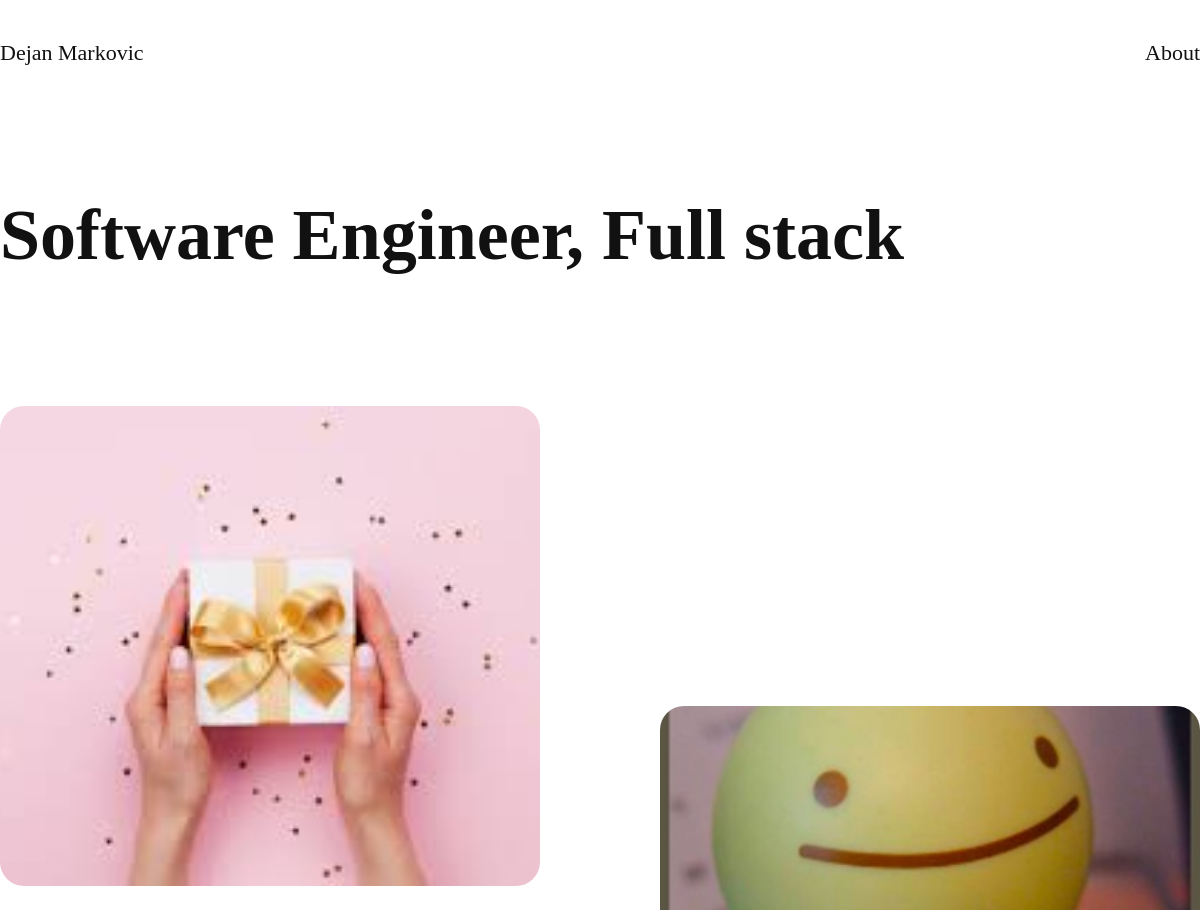
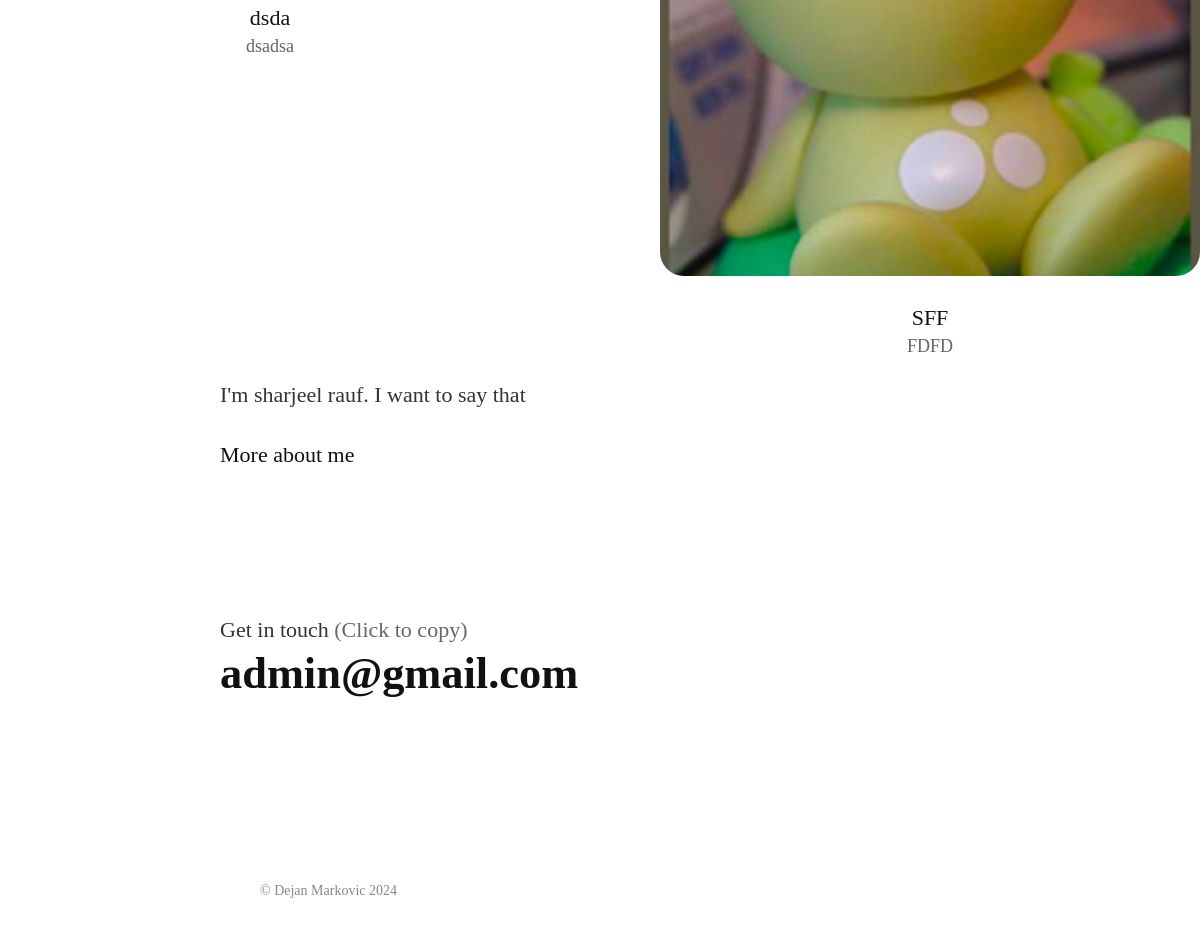
The page / on the database its author committed (2 pictures, top to bottom).
### portfolio_app/models.py (models this page shows, shortened)
class Summary(models.Model):
    summary = models.CharField(max_length=255, default="")

class ProjectModel(models.Model):
    image = models.ImageField(upload_to='portfolio_app/media/')
    title = models.CharField(max_length=255)
    short_name = models.CharField(max_length=50)
    slug = models.SlugField(max_length=255, unique=True, blank=True)
    created_at = models.DateTimeField(auto_now_add=True)

class UserProfile(models.Model):
    description = models.TextField()
    email = models.EmailField()
    linkedin_url = models.URLField(max_length=200, blank=True, null=True)  # LinkedIn URL field

### portfolio_app/views.py (the view)
# urls.py: path('', views.portfolio_page_view, name='portfolio_page'),
def portfolio_page_view(request):
    context = {}
    context['page_title'] = 'Portfolio Page'
    projects = ProjectModel.objects.all().order_by('-created_at')
    user_profile = UserProfile.objects.first()
    summary = Summary.objects.first()
    context['summary'] = summary
    context['summary'] = summary
    context['user_profile'] = user_profile
    context['projects'] = projects
    return render(request, 'portfolio_app/portfolio_page.html', context)

### portfolio_app/templates/portfolio_app/portfolio_page.html (shortened to what this page needs)
{% extends 'base.html' %}
{% load static %}
{% block content %}
<div class="toast-container position-fixed top-0 end-0 p-3">
</div>
{% if summary %}
		<div class="hero">
			<h1 class="slide delay01">{{ summary.summary }}</h1>
		</div>
{% else %}
{% if user.is_authenticated %}
	<div class="hero">
		<h1 class="slide delay01">No summary data available. Please <a class="slide delay01" href="{% url 'add_summary' %}">add</a> your summary</h1>
	</div>
{% endif %}
{% endif %}
<div class="grid slide delay02">
	{% if projects %}
	{% for project in projects %}
	<div class="work-item">
	<a href="{% url 'project_detail' project.id %}">
		<div class="work-item-image">
			<img src="{{ project.image.url }}" alt="{{ project.title }}">
		</div>
	</a>
		<div class="work-item-info" style = "margin-bottom: 100px;">
			<div class="work-item-company">{{ project.title }}</div>
			<div class="work-item-description">{{ project.short_name }}</div>
		</div>
	</div>
	{% endfor %}
	{% else %}
<div class="about-me slide delay03">
	<div class="description">
		<p>No projects yet. Please <a href="{% url 'create_project' %}" style = "padding-top: 0px; display: inline-block;">create</a> a project.</p>
	</div>
</div>
{% endif %}
</div>
{% if user_profile %}
    <div class="about-me slide delay03">
        <div class="description">
            <p>{{ user_profile.description }}</p>
			<a href="{% url 'about_page' %}">More about me</a>
        </div>
        <div class="contact">
            <p>Get in touch <span>(Click to copy)</span></p>
            <div class="email" id="copyemail" data-clipboard-text="{{ user_profile.email }}">{{ user_profile.email }}</div>
        </div>
    </div>
{% else %}
    <div class="about-me slide delay03">
        <div class="description">
			{% if user.is_authenticated %}  <p>No user profile data available. Please <a style = "padding-top: 0px; display: inline-block;" href="{% url 'add_user_profile' %}">add</a> your profile </p>{% endif %}
        </div>
    </div>
{% endif %}
{% endblock %}

### static/www.dejan.works/css/style.css (style rules this page uses)
html, body, div, span, applet, object, iframe, h1, h2, h3, h4, h5, h6, p, blockquote, pre, a, abbr, acronym, address, big, cite, code, del, dfn, em, img, ins, kbd, q, s, samp, small, strike, strong, sub, sup, tt, var, b, u, i, center, dl, dt, dd, ol, ul, li, fieldset, form, label, legend, table, caption, tbody, tfoot, thead, tr, th, td, article, aside, canvas, details, embed, figure, figcaption, footer, header, hgroup, menu, nav, output, ruby, section, summary, time, mark, audio, video { margin: 0; padding: 0; border: 0; font-size: 100%; font: inherit; vertical-align: baseline; font-size: 16px; font-family: 'Geist'; }
a { cursor: pointer; text-decoration: none; }
img { pointer-events: none !important; display: block; max-width: 100%; height: auto; }
.slide { -webkit-animation:slide .6s cubic-bezier(0.2, 0.6, 0.2, 1); -moz-animation:slide .6s cubic-bezier(0.2, 0.6, 0.2, 1); animation:slide .6s cubic-bezier(0.2, 0.6, 0.2, 1); -webkit-animation-fill-mode:backwards; -moz-animation-fill-mode:backwards; animation-fill-mode:backwards; }
.delay01 { -webkit-animation-delay: .4s; animation-delay: .4s; }
.delay02 { -webkit-animation-delay: .8s; animation-delay: .8s; }
.delay03 { -webkit-animation-delay: .9s; animation-delay: .9s; }
.hero { max-width: 1200px; margin: 0 auto; padding: 24vh 0 16vh 0; }
h1 { font-size: 4.6vw; font-size: 4.5rem; line-height: 120%; font-family: 'Geist'; font-weight: 600; color: #111111; }
.grid { display: flex; flex-wrap: wrap; justify-content: space-between; max-width: 1200px; margin: 0 auto; }
.work-item { width: calc(50% - 60px); margin-bottom: 100px; text-align: center; box-sizing: border-box; display: inline-block; }
.work-item:nth-child(2n-2) { position: relative; top: 200px; top: 300px; }
.work-item-image { border-radius: 24px; overflow: hidden; width: 100%; height: 480px; transition: all .8s cubic-bezier(0.2, 0.6, 0.2, 1); }
.work-item img { display: block; width: 100%; height: 100%; object-fit: cover; transition: all .8s cubic-bezier(0.2, 0.6, 0.2, 1); }
.work-item-info { text-align: center; margin-top: 24px; }
.work-item-company { color: #111111; font-family: 'Geist'; font-weight: 500; font-size: 1.375rem; line-height: 160%; display: block; text-decoration: none; }
.work-item-description { color: #666666; font-family: 'Geist'; font-weight: 300; font-size: 1.125rem; display: block; text-decoration: none; }
.about-me { margin: 0px auto; max-width: 45vw; max-width: 760px; padding: 20vw 0 12vw 0; padding: 10vw 0 12vw 0; }
p { line-height: 160%; font-family: 'Geist'; color: #111111; color: #333333; font-weight: 300; font-size: 1.375rem; }
.description a { color: #111111; font-family: 'Geist'; font-weight: 500; font-size: 1.375rem; padding-top: 30px; display: block; }
.contact { margin-top: 12vw;; }
p span { line-height: 160%; font-family: 'Geist'; color: #666666; font-weight: 300; font-size: inherit; }
.email { font-family: 'Geist'; color: #111111; font-weight: 600; font-size: 4rem; font-size: 3.7vw; cursor: pointer; }

### rows shown on the page
Summary: summary "Software Engineer, Full stack"
ProjectModel: image (picture), title "dsda", short_name "dsadsa"
ProjectModel: image (picture), title "SFF", short_name "FDFD"
UserProfile: description "I'm sharjeel rauf. I want to say that", email "admin@gmail.com"
